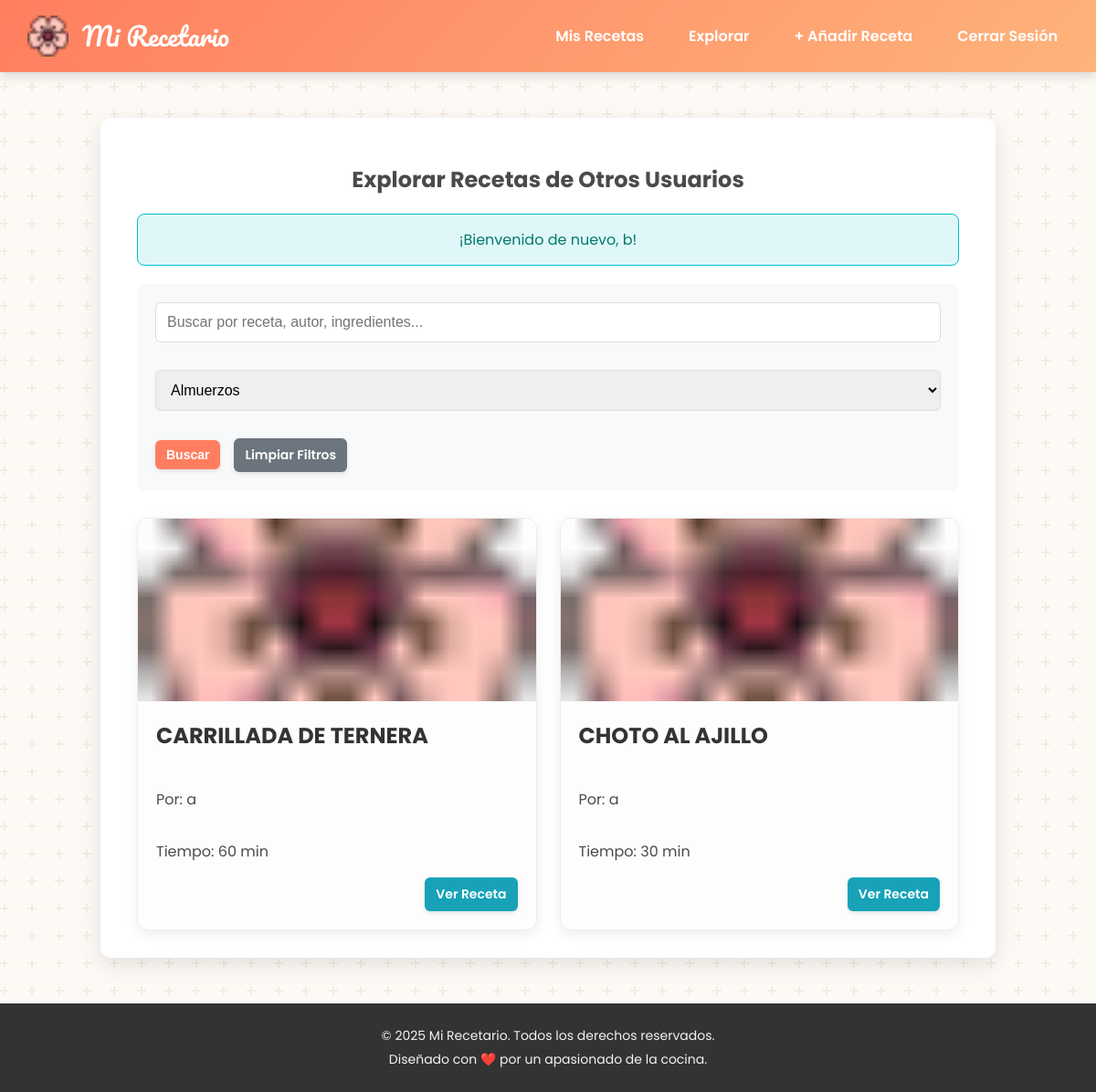
Page /explore_recipes.php?category=2 (signed in) on the committed database.
### tables this page shows
CREATE TABLE IF NOT EXISTS `recetas` (
  `id_receta` int NOT NULL AUTO_INCREMENT,
  `id_usuario` int NOT NULL,
  `nombre_receta` varchar(100) NOT NULL,
  `ingredientes` text NOT NULL,
  `preparacion` text NOT NULL,
  `tiempo_preparacion_minutos` int DEFAULT NULL,
  `fecha_creacion` datetime DEFAULT CURRENT_TIMESTAMP,
  `imagen_url` varchar(100) NOT NULL,
  PRIMARY KEY (`id_receta`),
  KEY `id_usuario` (`id_usuario`)
);

CREATE TABLE IF NOT EXISTS `usuarios` (
  `id_usuario` int NOT NULL AUTO_INCREMENT,
  `nombre_usuario` varchar(50) NOT NULL,
  `email` varchar(100) NOT NULL,
  `contrasena` varchar(255) NOT NULL,
  `fecha_registro` datetime DEFAULT CURRENT_TIMESTAMP,
  PRIMARY KEY (`id_usuario`),
  UNIQUE KEY `nombre_usuario` (`nombre_usuario`),
  UNIQUE KEY `email` (`email`)
);

### public/explore_recipes.php (the view, shortened to what this page needs)
<?php
require_once '../includes/header.php';
require_once '../includes/db_connect.php';
$user_id = $_SESSION['user_id'];
$categorias = [];
try {
    $stmt_cat = $pdo->query("SELECT id_categoria, nombre_categoria FROM categorias ORDER BY nombre_categoria ASC");
    $categorias = $stmt_cat->fetchAll();
} catch (\PDOException $e) {
    error_log("Error al cargar categorías: " . $e->getMessage());
}
$recetas = [];
$search_query = trim($_GET['search'] ?? '');
$category_id = trim($_GET['category'] ?? '');
$sql = "
    SELECT DISTINCT
        r.id_receta,
        r.nombre_receta,
        r.tiempo_preparacion_minutos,
        r.imagen_url,
        u.nombre_usuario AS autor
    FROM recetas r
    JOIN usuarios u ON r.id_usuario = u.id_usuario";
if (!empty($category_id)) {
    $sql .= " JOIN recetas_categorias rc ON r.id_receta = rc.id_receta";
}
$sql .= " WHERE r.id_usuario != ?";
$params = [$user_id];
if (!empty($category_id)) {
    $sql .= " AND rc.id_categoria = ?";
    $params[] = $category_id;
}
$sql .= " ORDER BY r.fecha_creacion DESC";
try {
    $stmt = $pdo->prepare($sql);
    $stmt->execute($params);
    $recetas = $stmt->fetchAll();
} catch (\PDOException $e) {
    error_log("Error al cargar recetas para explorar: " . $e->getMessage());
    $_SESSION['message'] = '<p class="message error">Error al cargar las recetas. Inténtalo de nuevo.</p>';
}
?>
<div class="explore-container">
    <h2>Explorar Recetas de Otros Usuarios</h2>
    <?php
    if (isset($_SESSION['message'])) {
        echo $_SESSION['message'];
    }
    ?>
    <div class="search-filter-section">
        <form action="explore_recipes.php" method="GET">
            <input type="text" name="search" placeholder="Buscar por receta, autor, ingredientes..." value="<?= htmlspecialchars($search_query) ?>">
            <select name="category">
                <?php foreach ($categorias as $categoria): ?>
                    <option value="<?= $categoria['id_categoria'] ?>" <?= ($category_id == $categoria['id_categoria']) ? 'selected' : '' ?>>
                        <?= htmlspecialchars($categoria['nombre_categoria']) ?>
                    </option>
                <?php endforeach; ?>
            </select>
            <button type="submit" class="btn">Buscar</button>
            <?php if (!empty($search_query) || !empty($category_id)): ?>
                <a href="explore_recipes.php" class="btn btn-cancel">Limpiar Filtros</a>
            <?php endif; ?>
        </form>
    </div>
    <?php if (empty($recetas)): ?>
        <div class="message">
            <p>No se encontraron recetas que coincidan con tus filtros.</p>
        </div>
    <?php else: ?>
        <div class="recipes-grid">
            <?php foreach ($recetas as $receta): ?>
                <div class="recipe-card">
                    <img src="<?= htmlspecialchars($receta['imagen_url'] ?? 'img/flor-de-cerezo.png') ?>" alt="Imagen de <?= htmlspecialchars($receta['nombre_receta']) ?>" class="recipe-card-image" onerror="this.onerror=null;this.src='img/flor-de-cerezo.png';">
                    <div class="recipe-card-content">
                        <h3><?= htmlspecialchars($receta['nombre_receta']) ?></h3>
                        <p class="author-info">Por: <?= htmlspecialchars($receta['autor']) ?></p>
                        <p>Tiempo: <?= htmlspecialchars($receta['tiempo_preparacion_minutos'] ?? 'N/A') ?> min</p>
                        <div class="recipe-actions">
                            <a href="view_recipe.php?id=<?= $receta['id_receta'] ?>&explore=1" class="btn btn-info">Ver Receta</a>
                        </div>
                    </div>
                </div>
            <?php endforeach; ?>
        </div>
    <?php endif; ?>
</div>
<?php
require_once '../includes/footer.php';
?>

### public/css/style.css (style rules this page uses)
html { box-sizing: border-box; }
*, *:before, *:after { box-sizing: inherit; }
body { font-family: 'Poppins', sans-serif; background-color: #fdfaf6; color: #4a4a4a; margin: 0; display: flex; flex-direction: column; min-height: 100vh; overflow-x: hidden; }
.container, .dashboard-container, .form-container, .recipe-detail-container, .explore-container { background-color: #ffffff; padding: 30px 40px; border-radius: 12px; box-shadow: 0 8px 25px rgba(0, 0, 0, 0.1); width: 100%; max-width: 980px; margin: 30px auto; text-align: center; }
form { text-align: left; }
input[type="text"], input[type="email"], input[type="password"], input[type="number"], textarea, select { width: 100%; padding: 12px; margin-bottom: 15px; border: 1px solid #ddd; border-radius: 6px; font-size: 16px; box-sizing: border-box; }
.btn, button { background: #ff7e5f; color: white; padding: 8px 12px; border: none; border-radius: 6px; cursor: pointer; font-size: 14px; font-weight: 600; text-decoration: none; display: inline-block; transition: background-color 0.3s, transform 0.2s, box-shadow 0.3s; box-shadow: 0 2px 5px rgba(0, 0, 0, 0.1); }
.btn-info { background-color: #17a2b8; }
.btn-cancel { background-color: #6c757d; }
.message { background-color: #e0f7fa; color: #00796b; border: 1px solid #00bcd4; padding: 15px; border-radius: 8px; margin-bottom: 20px; text-align: center; }
.recipes-grid { display: grid; grid-template-columns: repeat(auto-fit, minmax(280px, 1fr)); gap: 25px; margin-top: 30px; }
.recipe-card { background-color: #fdfdfd; border: 1px solid #eee; border-radius: 12px; text-align: left; box-shadow: 0 4px 15px rgba(0, 0, 0, 0.07); display: flex; flex-direction: column; transition: transform 0.3s, box-shadow 0.3s; }
.recipe-card-image { width: 100%; height: 200px; object-fit: cover; }
.recipe-card-content { padding: 20px; display: flex; flex-direction: column; flex-grow: 1; }
.recipe-card h3 { margin-top: 0; color: #333; font-size: 1.5em; }
.recipe-actions { display: flex; justify-content: flex-end; gap: 5px; margin-top: auto; flex-wrap: wrap; align-items: center; }
.search-filter-section { margin-bottom: 30px; padding: 20px; background-color: #f8f9fa; border-radius: 8px; }
.search-filter-section form { display: flex; flex-wrap: wrap; gap: 15px; align-items: center; }

### rows in the picture
recetas: nombre_receta "CARRILLADA DE TERNERA", id_usuario.nombre_usuario "a", tiempo_preparacion_minutos "60"
recetas: nombre_receta "CHOTO AL AJILLO", id_usuario.nombre_usuario "a", tiempo_preparacion_minutos "30"

### other values in the picture
$_SESSION['message'] "¡Bienvenido de nuevo, b!"
form field category "Almuerzos"
